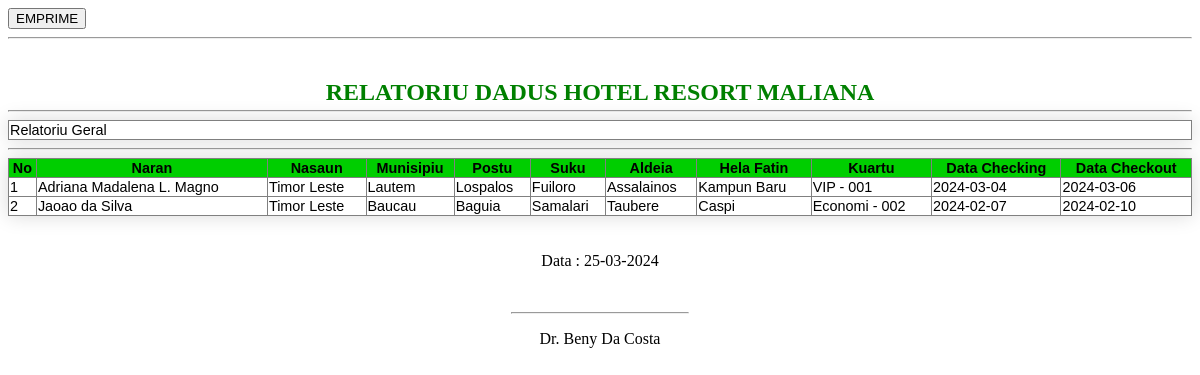
The app's page /rel/rel.php with its own data.
### tables this page shows
CREATE TABLE `klientes` (
  `id_kliente` varchar(20) NOT NULL,
  `nrn_kliente` varchar(150) NOT NULL,
  `hela_fatin` varchar(255) NOT NULL,
  `id_aldeia` varchar(20) NOT NULL,
  `id_kuartu` varchar(20) NOT NULL,
  `data_checking` date NOT NULL,
  `data_checkout` date NOT NULL
);

CREATE TABLE `nasauns` (
  `id_nasaun` varchar(20) NOT NULL,
  `nrn_nasaun` varchar(150) NOT NULL
);

CREATE TABLE `munisipius` (
  `id_munisipiu` varchar(20) NOT NULL,
  `nrn_munisipiu` varchar(150) NOT NULL,
  `id_nasaun` varchar(20) NOT NULL
);

CREATE TABLE `postus` (
  `id_postu` varchar(20) NOT NULL,
  `nrn_postu` varchar(150) NOT NULL,
  `id_munisipiu` varchar(20) NOT NULL
);

CREATE TABLE `sukus` (
  `id_suku` varchar(20) NOT NULL,
  `nrn_suku` varchar(100) NOT NULL,
  `id_postu` varchar(20) NOT NULL
);

CREATE TABLE `aldeias` (
  `id_aldeia` varchar(20) NOT NULL,
  `nrn_aldeia` varchar(100) NOT NULL,
  `id_suku` varchar(20) NOT NULL
);

CREATE TABLE `kuartus` (
  `id_kuartu` varchar(20) NOT NULL,
  `nu_kuartu` varchar(25) NOT NULL,
  `tipu_kuartu` varchar(255) NOT NULL
);

### rel/rel.php (the view, shortened to what this page needs)
<?php
$conn = new mysqli("localhost","root","","hotel");
?>
<button class="btn" onclick="printContent('div1')" style="cursor:pointer;">EMPRIME</button>
<hr>
<div id="div1">
	<?php include'header.php'; ?>
	<table width="100%" border="1">
		<tbody>
			<tr>
				<td class="text-center">
					Relatoriu Geral
				</td>
			</tr>
		</tbody>
	</table>
	<HR>
	<table width="100%" border="1">
		<thead>
			<tr bgcolor="success">
			  <th>No</th>
			  <th>Naran</th>
                 <th>Nasaun</th>
                 <th>Munisipiu</th>
                 <th>Postu</th>
                 <th>Suku</th>
                 <th>Aldeia</th>
                 <th>Hela Fatin</th>
                 <th>Kuartu</th>
                 <th>Data Checking</th>
                 <th>Data Checkout</th>
			</tr>
		</thead>
		<tbody>
			<?php
					$a=$conn->query("SELECT * FROM klientes, aldeias, sukus, postus, munisipius, nasauns, kuartus WHERE
		              klientes.id_aldeia=aldeias.id_aldeia AND
		              aldeias.id_suku=sukus.id_suku AND
		              sukus.id_postu=postus.id_postu AND
		              postus.id_munisipiu=munisipius.id_munisipiu AND
		              munisipius.id_nasaun=nasauns.id_nasaun AND
		              klientes.id_kuartu=kuartus.id_kuartu
		              ");
			while($r=$a->fetch_array()){
				?>
				<tr>
					  <td><?= $no++ ?></td>
	                  <td><?= $r['nrn_kliente'] ?></td>
	                  <td><?= $r['nrn_nasaun'] ?></td>
	                  <td><?= $r['nrn_munisipiu'] ?></td>
	                  <td><?= $r['nrn_postu'] ?></td>
	                  <td><?= $r['nrn_suku'] ?></td>
	                  <td><?= $r['nrn_aldeia'] ?></td>
	                  <td><?= $r['hela_fatin'] ?></td>
	                  <td><?= $r['tipu_kuartu'] ?> - <?= $r['nu_kuartu'] ?></td>
	                  <td><?= $r['data_checking'] ?></td>
	                  <td><?= $r['data_checkout'] ?></td>
				</tr>
			<?php } ?>
		</tbody>
	</table> <br>
	<div class="assinatura" style="text-align:center; width:15%; margin: auto;">
		<p>Data : <?= $d_registu; ?></p> <br>
		<hr>
		<p>Dr. Beny Da Costa</p>
	</div>
</div>

### rel/header.php (shortened to what this page needs)
<?php $no = 1; ?>
	<?php
	$d_registu = date("d-m-Y");
	?>
<br><br>
<h2 style="text-align:center; color: green;">RELATORIU DADUS HOTEL RESORT MALIANA</h2>
<hr>

### records on screen
klientes: nrn_kliente "Adriana Madalena L. Magno", nasauns.nrn_nasaun "Timor Leste", munisipius.nrn_munisipiu "Lautem", postus.nrn_postu "Lospalos", sukus.nrn_suku "Fuiloro", id_aldeia.nrn_aldeia "Assalainos", hela_fatin "Kampun Baru", id_kuartu.tipu_kuartu "VIP", id_kuartu.nu_kuartu "001", data_checking "2024-03-04", data_checkout "2024-03-06"
klientes: nrn_kliente "Jaoao da Silva", nasauns.nrn_nasaun "Timor Leste", munisipius.nrn_munisipiu "Baucau", postus.nrn_postu "Baguia", sukus.nrn_suku "Samalari", id_aldeia.nrn_aldeia "Taubere", hela_fatin "Caspi", id_kuartu.tipu_kuartu "Economi", id_kuartu.nu_kuartu "002", data_checking "2024-02-07", data_checkout "2024-02-10"
